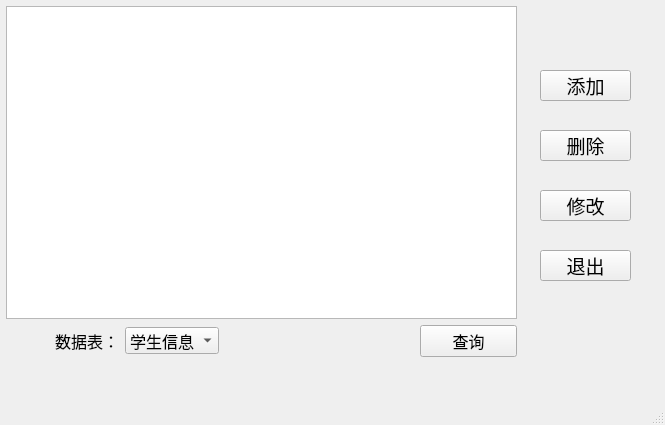
<?xml version="1.0" encoding="UTF-8"?>
<ui version="4.0">
 <class>secondwindow</class>
 <widget class="QMainWindow" name="secondwindow">
  <property name="geometry">
   <rect>
    <x>0</x>
    <y>0</y>
    <width>665</width>
    <height>425</height>
   </rect>
  </property>
  <property name="windowTitle">
   <string>查询</string>
  </property>
  <widget class="QWidget" name="centralwidget">
   <widget class="QWidget" name="layoutWidget">
    <property name="geometry">
     <rect>
      <x>6</x>
      <y>6</y>
      <width>511</width>
      <height>351</height>
     </rect>
    </property>
    <layout class="QVBoxLayout" name="verticalLayout">
     <item>
      <widget class="QTableView" name="tableView"/>
     </item>
     <item>
      <layout class="QHBoxLayout" name="horizontalLayout" stretch="2,1,3,8,4">
       <item>
        <spacer name="horizontalSpacer_2">
         <property name="orientation">
          <enum>Qt::Horizontal</enum>
         </property>
         <property name="sizeHint" stdset="0">
          <size>
           <width>40</width>
           <height>20</height>
          </size>
         </property>
        </spacer>
       </item>
       <item>
        <widget class="QLabel" name="label">
         <property name="font">
          <font>
           <pointsize>12</pointsize>
          </font>
         </property>
         <property name="text">
          <string>数据表：</string>
         </property>
        </widget>
       </item>
       <item>
        <widget class="QComboBox" name="CB_model">
         <property name="font">
          <font>
           <pointsize>12</pointsize>
          </font>
         </property>
         <property name="frame">
          <bool>true</bool>
         </property>
         <item>
          <property name="text">
           <string>学生信息</string>
          </property>
         </item>
         <item>
          <property name="text">
           <string>教师信息</string>
          </property>
         </item>
         <item>
          <property name="text">
           <string>课程信息</string>
          </property>
         </item>
         <item>
          <property name="text">
           <string>选课信息</string>
          </property>
         </item>
        </widget>
       </item>
       <item>
        <spacer name="horizontalSpacer">
         <property name="orientation">
          <enum>Qt::Horizontal</enum>
         </property>
         <property name="sizeHint" stdset="0">
          <size>
           <width>40</width>
           <height>20</height>
          </size>
         </property>
        </spacer>
       </item>
       <item>
        <widget class="QPushButton" name="bt_inquire">
         <property name="font">
          <font>
           <pointsize>12</pointsize>
          </font>
         </property>
         <property name="text">
          <string>查询</string>
         </property>
        </widget>
       </item>
      </layout>
     </item>
    </layout>
   </widget>
   <widget class="QPushButton" name="btn_exit">
    <property name="geometry">
     <rect>
      <x>540</x>
      <y>250</y>
      <width>91</width>
      <height>31</height>
     </rect>
    </property>
    <property name="font">
     <font>
      <pointsize>14</pointsize>
     </font>
    </property>
    <property name="text">
     <string>退出</string>
    </property>
   </widget>
   <widget class="QPushButton" name="btn_add">
    <property name="geometry">
     <rect>
      <x>540</x>
      <y>70</y>
      <width>91</width>
      <height>31</height>
     </rect>
    </property>
    <property name="font">
     <font>
      <pointsize>14</pointsize>
     </font>
    </property>
    <property name="text">
     <string>添加</string>
    </property>
   </widget>
   <widget class="QPushButton" name="btn_del">
    <property name="geometry">
     <rect>
      <x>540</x>
      <y>130</y>
      <width>91</width>
      <height>31</height>
     </rect>
    </property>
    <property name="font">
     <font>
      <pointsize>14</pointsize>
     </font>
    </property>
    <property name="text">
     <string>删除</string>
    </property>
   </widget>
   <widget class="QPushButton" name="btn_update">
    <property name="geometry">
     <rect>
      <x>540</x>
      <y>190</y>
      <width>91</width>
      <height>31</height>
     </rect>
    </property>
    <property name="font">
     <font>
      <pointsize>14</pointsize>
     </font>
    </property>
    <property name="text">
     <string>修改</string>
    </property>
   </widget>
  </widget>
  <widget class="QMenuBar" name="menubar">
   <property name="geometry">
    <rect>
     <x>0</x>
     <y>0</y>
     <width>665</width>
     <height>17</height>
    </rect>
   </property>
  </widget>
  <widget class="QStatusBar" name="statusbar"/>
 </widget>
 <resources/>
 <connections/>
</ui>
